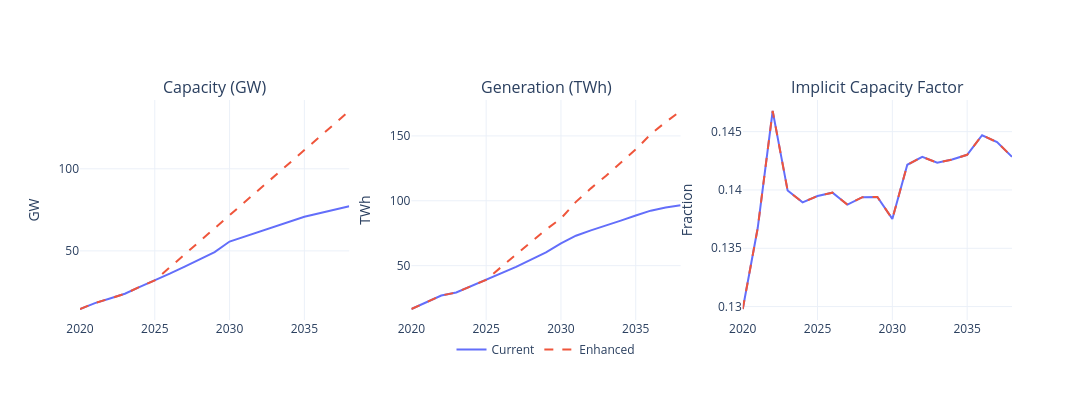

This figure's notebook cell:
### Code cell
# Enhanced policy: triple 2023 capacity by 2030, then continue the same annual increment to 2038
years = list(range(2020, 2039))
base_cap = {y: dictFloorGw[y] for y in years}
base_gen = {y: dictFloorTWh[y] for y in years}
cap_factor = {y: base_gen[y] / (base_cap[y] * 8.760) for y in years}

cap_2023 = dictFloorGw[2023]
cap_2025 = dictFloorGw[2025]
target_2030 = cap_2023 * 3.0
annual_inc = (target_2030 - cap_2025) / (2030 - 2025)

enh_cap = {}
for y in years:
    if y <= 2025:
        enh_cap[y] = dictFloorGw[y]
    elif y <= 2030:
        enh_cap[y] = cap_2025 + annual_inc * (y - 2025)
    else:
        enh_cap[y] = target_2030 + annual_inc * (y - 2030)

enh_gen = {y: enh_cap[y] * 8.760 * cap_factor[y] for y in years}

print('Enhanced capacity (GW):', enh_cap)
print('Enhanced generation (TWh):', enh_gen)

current_color = '#636EFA'
enhanced_color = '#EF553B'

fig = make_subplots(
    rows=1, cols=3,
    subplot_titles=("Capacity (GW)", "Generation (TWh)", "Implicit Capacity Factor")
)

fig.add_trace(
    go.Scatter(x=years, y=[base_cap[y] for y in years], mode='lines',
               name='Current', line=dict(dash='solid', color=current_color), showlegend=True),
    row=1, col=1
)
fig.add_trace(
    go.Scatter(x=years, y=[enh_cap[y] for y in years], mode='lines',
               name='Enhanced', line=dict(dash='dash', color=enhanced_color), showlegend=True),
    row=1, col=1
)

fig.add_trace(
    go.Scatter(x=years, y=[base_gen[y] for y in years], mode='lines',
               name='Current', line=dict(dash='solid', color=current_color), showlegend=False),
    row=1, col=2
)
fig.add_trace(
    go.Scatter(x=years, y=[enh_gen[y] for y in years], mode='lines',
               name='Enhanced', line=dict(dash='dash', color=enhanced_color), showlegend=False),
    row=1, col=2
)

fig.add_trace(
    go.Scatter(x=years, y=[cap_factor[y] for y in years], mode='lines',
               name='Current', line=dict(dash='solid', color=current_color), showlegend=False),
    row=1, col=3
)
fig.add_trace(
    go.Scatter(x=years, y=[cap_factor[y] for y in years], mode='lines',
               name='Enhanced', line=dict(dash='dash', color=enhanced_color), showlegend=False),
    row=1, col=3
)

fig.update_yaxes(title_text='GW', row=1, col=1)
fig.update_yaxes(title_text='TWh', row=1, col=2)
fig.update_yaxes(title_text='Fraction', row=1, col=3)

fig.update_layout(
    template='plotly_white',
    width=1200, height=400,
    legend=dict(orientation='h', yanchor='bottom', y=-0.2, xanchor='center', x=0.5),
)
import plotly.io as pio
pio.write_image(fig, "../figure/solar.jpg", width=1200, height=400, scale=3)
fig.show()

### Figure 1 — Plotly figure (JSON) as saved in the notebook; plotly's stock layout.template omitted (floating-point values rounded to 4 significant figures)
{"data": [{"line": {"color": "#636EFA", "dash": "solid"}, "mode": "lines", "name": "Current", "showlegend": true, "type": "scatter", "x": [2020, 2021, 2022, 2023, 2024, 2025, 2026, 2027, 2028, 2029, 2030, 2031, 2032, 2033, 2034, 2035, 2036, 2037, 2038], "xaxis": "x", "y": [14.6, 18.2, 21, 23.9, 28.1, 32, 36.1, 40.4, 44.8, 49.3, 55.7, 58.7, 61.7, 64.8, 67.8, 70.8, 72.9, 75.1, 77.2], "yaxis": "y"}, {"line": {"color": "#EF553B", "dash": "dash"}, "mode": "lines", "name": "Enhanced", "showlegend": true, "type": "scatter", "x": [2020, 2021, 2022, 2023, 2024, 2025, 2026, 2027, 2028, 2029, 2030, 2031, 2032, 2033, 2034, 2035, 2036, 2037, 2038], "xaxis": "x", "y": [14.6, 18.2, 21, 23.9, 28.1, 32, 39.94, 47.88, 55.82, 63.76, 71.7, 79.64, 87.58, 95.52, 103.5, 111.4, 119.3, 127.3, 135.2], "yaxis": "y"}, {"line": {"color": "#636EFA", "dash": "solid"}, "mode": "lines", "name": "Current", "showlegend": false, "type": "scatter", "x": [2020, 2021, 2022, 2023, 2024, 2025, 2026, 2027, 2028, 2029, 2030, 2031, 2032, 2033, 2034, 2035, 2036, 2037, 2038], "xaxis": "x2", "y": [16.6, 21.8, 27, 29.3, 34.2, 39.1, 44.2, 49.1, 54.7, 60.2, 67.1, 73.1, 77.2, 80.8, 84.7, 88.7, 92.4, 94.8, 96.6], "yaxis": "y2"}, {"line": {"color": "#EF553B", "dash": "dash"}, "mode": "lines", "name": "Enhanced", "showlegend": false, "type": "scatter", "x": [2020, 2021, 2022, 2023, 2024, 2025, 2026, 2027, 2028, 2029, 2030, 2031, 2032, 2033, 2034, 2035, 2036, 2037, 2038], "xaxis": "x2", "y": [16.6, 21.8, 27, 29.3, 34.2, 39.1, 48.9, 58.19, 68.16, 77.86, 86.37, 99.18, 109.6, 119.1, 129.2, 139.6, 151.3, 160.7, 169.2], "yaxis": "y2"}, {"line": {"color": "#636EFA", "dash": "solid"}, "mode": "lines", "name": "Current", "showlegend": false, "type": "scatter", "x": [2020, 2021, 2022, 2023, 2024, 2025, 2026, 2027, 2028, 2029, 2030, 2031, 2032, 2033, 2034, 2035, 2036, 2037, 2038], "xaxis": "x3", "y": [0.1298, 0.1367, 0.1468, 0.1399, 0.1389, 0.1395, 0.1398, 0.1387, 0.1394, 0.1394, 0.1375, 0.1422, 0.1428, 0.1423, 0.1426, 0.143, 0.1447, 0.1441, 0.1428], "yaxis": "y3"}, {"line": {"color": "#EF553B", "dash": "dash"}, "mode": "lines", "name": "Enhanced", "showlegend": false, "type": "scatter", "x": [2020, 2021, 2022, 2023, 2024, 2025, 2026, 2027, 2028, 2029, 2030, 2031, 2032, 2033, 2034, 2035, 2036, 2037, 2038], "xaxis": "x3", "y": [0.1298, 0.1367, 0.1468, 0.1399, 0.1389, 0.1395, 0.1398, 0.1387, 0.1394, 0.1394, 0.1375, 0.1422, 0.1428, 0.1423, 0.1426, 0.143, 0.1447, 0.1441, 0.1428], "yaxis": "y3"}], "layout": {"annotations": [{"font": {"size": 16}, "showarrow": false, "text": "Capacity (GW)", "x": 0.1444, "xanchor": "center", "xref": "paper", "y": 1, "yanchor": "bottom", "yref": "paper"}, {"font": {"size": 16}, "showarrow": false, "text": "Generation (TWh)", "x": 0.5, "xanchor": "center", "xref": "paper", "y": 1, "yanchor": "bottom", "yref": "paper"}, {"font": {"size": 16}, "showarrow": false, "text": "Implicit Capacity Factor", "x": 0.8556, "xanchor": "center", "xref": "paper", "y": 1, "yanchor": "bottom", "yref": "paper"}], "height": 400, "legend": {"orientation": "h", "x": 0.5, "xanchor": "center", "y": -0.2, "yanchor": "bottom"}, "width": 1200, "xaxis": {"anchor": "y", "domain": [0, 0.2889]}, "xaxis2": {"anchor": "y2", "domain": [0.3556, 0.6444]}, "xaxis3": {"anchor": "y3", "domain": [0.7111, 1]}, "yaxis": {"anchor": "x", "domain": [0, 1], "title": {"text": "GW"}}, "yaxis2": {"anchor": "x2", "domain": [0, 1], "title": {"text": "TWh"}}, "yaxis3": {"anchor": "x3", "domain": [0, 1], "title": {"text": "Fraction"}}}}
